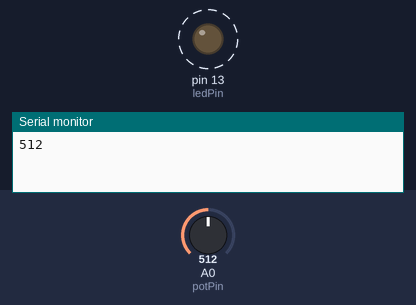
A sketch run on a simulated Arduino Uno, built with avr-gcc and run on an emulated ATmega328P. Parts: output pins drawn as LEDs (lit = HIGH), the last lines printed to the serial monitor. Dashed ring = blinking. The inputs (shaded band) are chosen by the test bench; at power-on: A0 (potPin) = 512.

Above: at 1.8 s.
1.9 s: A0 (potPin) set to 306
At 2.2 s:
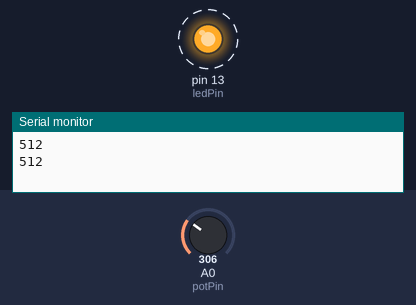
5.4 s: A0 (potPin) set to 122
At 5.56 s:
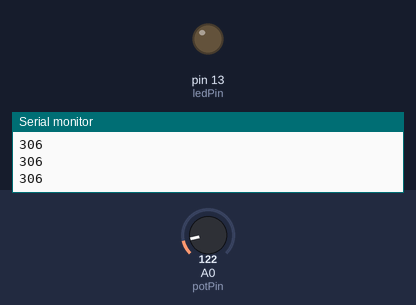
Timing chart, 0 to 14.9 s (numbered marks = the images above; inputs shaded):
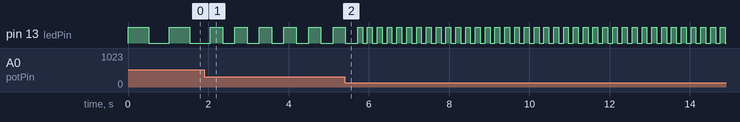

The sketch:

potToSerial.ino
```cpp
int ledPin = 13;
int potPin = A0;
int potVal;

void setup() {
  // put your setup code here, to run once:
  pinMode(ledPin, OUTPUT);

  Serial.begin(9600); // open a serial connection
}

void loop() {
  // put your main code here, to run repeatedly:
  potVal = analogRead(potPin);

  digitalWrite(ledPin, HIGH);
  delay(potVal);
  digitalWrite(ledPin, LOW);
  delay(potVal);

  Serial.println(potVal); // send vals to the serial monitor

}
```

Measured:
- after the input at 1.9 s, pin 13 (ledPin): alternates HIGH for 0.31 s and LOW for 0.31 s, starting after 0.46 s
- by itself, pin 13 (ledPin): alternates HIGH for 0.51 s and LOW for 0.51 s
